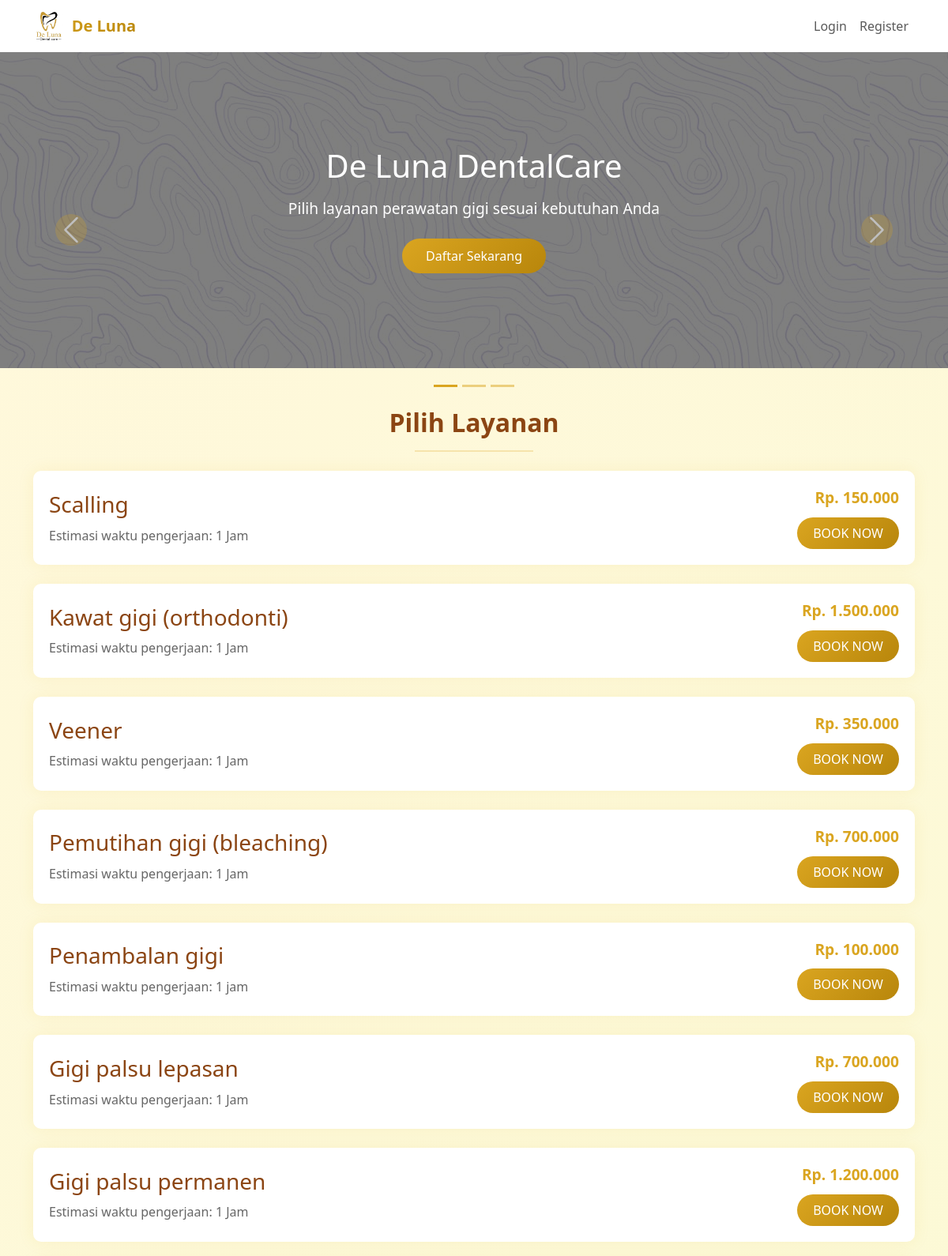
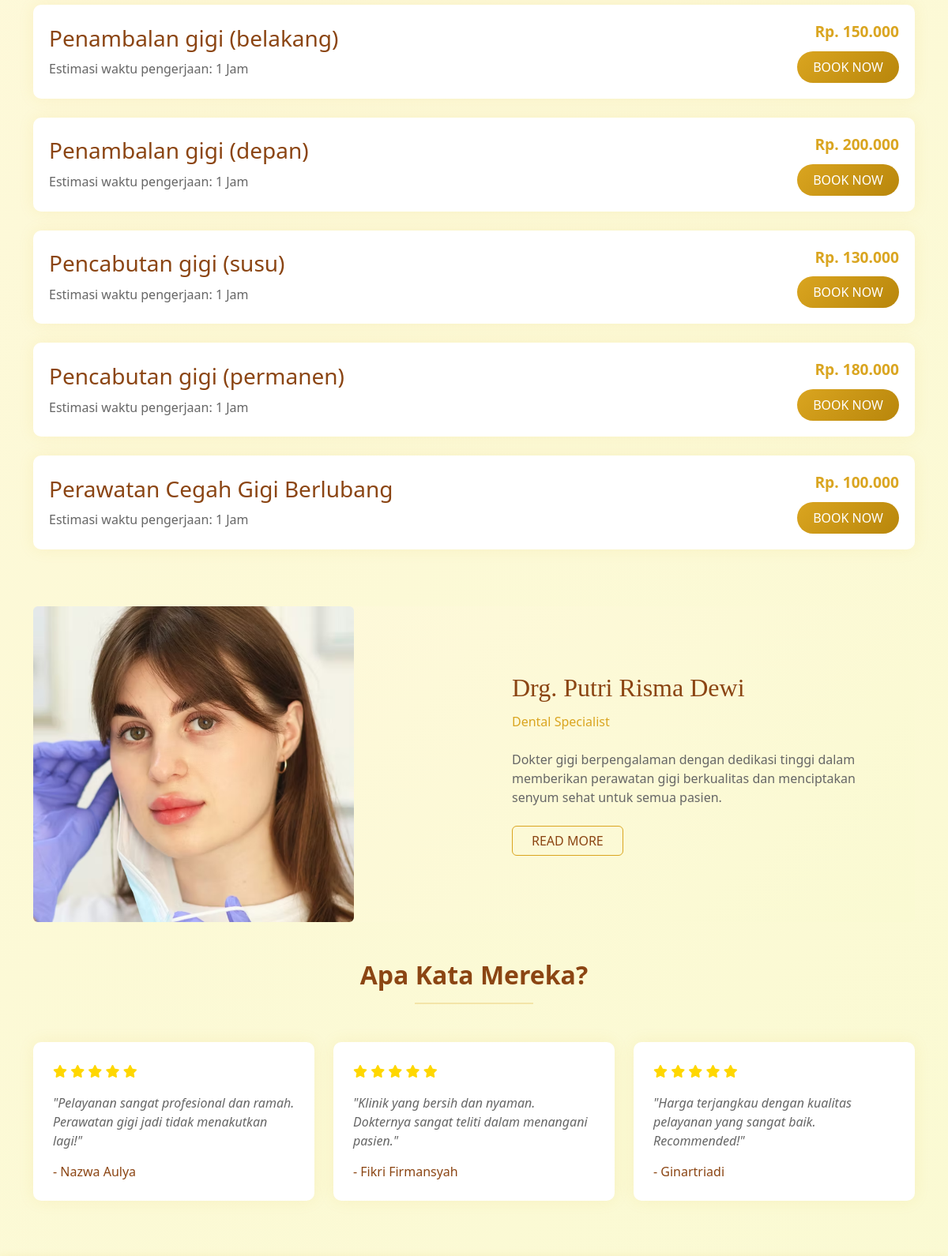
The page / (upper part) on the database its author committed (2 pictures, top to bottom).
### tables this page shows
CREATE TABLE `layanan` (
  `No` int(11) NOT NULL,
  `jenis_layanan` varchar(100) NOT NULL,
  `harga` decimal(10,2) NOT NULL,
  `waktu_pengerjaan` varchar(50) DEFAULT NULL
);

### application/controllers/Home.php (called while the page is built, shortened)
<?php
class Home extends CI_Controller {
    public function index() {
        $this->load->model('Layanan_model');
        $data['layanan'] = $this->Layanan_model->get_all_layanan();
        $this->load->view('home', $data);
    }
}

### index.php (called while the page is built, shortened)
<?php
require_once BASEPATH.'core/CodeIgniter.php';

### application/models/Layanan_model.php (called while the page is built, shortened)
<?php
class Layanan_model extends CI_Model {
    private $table = 'layanan';
    public function get_all_layanan() {
        return $this->db->get($this->table)->result();
    }
}

### application/views/home.php (the view, shortened to what this page needs)
<!DOCTYPE html>
<html>
<head>
    <link href="https://cdn.jsdelivr.net/npm/bootstrap@5.3.2/dist/css/bootstrap.min.css" rel="stylesheet">
    <link href="https://cdnjs.cloudflare.com/ajax/libs/font-awesome/6.5.1/css/all.min.css" rel="stylesheet">
</head>
<body>
    <nav class="navbar navbar-expand-lg navbar-light">
        <div class="container">
            <a class="navbar-brand d-flex align-items-center" href="#">
                <img src="<?= base_url('assets/img/deluna.jpg') ?>" alt="" style="height: 40px; width: auto; margin-right: 10px;">
                <span>De Luna</span>
            </a>
            <div class="collapse navbar-collapse" id="navbarNav">
                <ul class="navbar-nav ms-auto">
                    <li class="nav-item">
                        <a class="nav-link" href="<?= base_url('Patient_login') ?>">Login</a>
                    </li>
                    <li class="nav-item">
                        <a class="nav-link" href="<?= base_url('Patient_register') ?>">Register</a>
                    </li>
                </ul>
            </div>
        </div>
    </nav>
    <div id="bannerCarousel" class="carousel slide" data-bs-ride="carousel">
        <div class="carousel-indicators">
            <button type="button" data-bs-target="#bannerCarousel" data-bs-slide-to="0" class="active"></button>
            <button type="button" data-bs-target="#bannerCarousel" data-bs-slide-to="1"></button>
            <button type="button" data-bs-target="#bannerCarousel" data-bs-slide-to="2"></button>
        </div>
        <div class="carousel-inner">
            <div class="carousel-item active">
                <div class="banner" style="background: linear-gradient(rgba(0,0,0,0.5), rgba(0,0,0,0.5)), url('<?= base_url("assets/img/banner1.jpg") ?>');">
                    <div class="banner-content">
                        <h1 class="mb-3" style="color: white; font-size: 2.5rem;">De Luna DentalCare</h1>
                        <p class="mb-0" style="color: white; font-size: 1.2rem; margin-bottom: 20px;">Pilih layanan perawatan gigi sesuai kebutuhan Anda</p><br>
                        <a href="<?= base_url('Patient_register') ?>" class="btn btn-custom">Daftar Sekarang</a>
                    </div>
                </div>
            </div>
        </div>
        <button class="carousel-control-prev" type="button" data-bs-target="#bannerCarousel" data-bs-slide="prev">
            <span class="carousel-control-prev-icon"></span>
        </button>
        <button class="carousel-control-next" type="button" data-bs-target="#bannerCarousel" data-bs-slide="next">
            <span class="carousel-control-next-icon"></span>
        </button>
    </div>
    <div class="container mb-4">
        <h2 class="text-center" style="color: #8B4513; font-weight: bold;">Pilih Layanan</h2>
        <hr class="mx-auto" style="width: 150px; border-width: 2px; border-color: #DAA520;">
    </div>
    <div class="container">
        <div class="row">
            <?php foreach($layanan as $item): ?>
            <div class="col-md-12 mb-4">
                <div class="treatment-card">
                    <div class="row align-items-center">
                        <div class="col-md-8">
                            <h3 class="treatment-title"><?= $item->jenis_layanan ?></h3>
                            <?php if($item->waktu_pengerjaan): ?>
                            <p class="treatment-desc">Estimasi waktu pengerjaan: <?= $item->waktu_pengerjaan ?></p>
                            <?php endif; ?>
                        </div>
                        <div class="col-md-4 text-end">
                            <div class="treatment-price">Rp. <?= number_format($item->harga, 0, ',', '.') ?></div>
                            <a href="<?= base_url('Patient_login') ?>" class="btn btn-book">BOOK NOW</a>
                        </div>
                    </div>
                </div>
            </div>
            <?php endforeach; ?>
        </div>
    </div>
    <div class="container my-5">
        <div class="card border-0" style="background: linear-gradient(135deg, #FFF8DC, #FAFAD2);">
            <div class="row g-0 align-items-center">
                <div class="col-md-6">
                    <img src="<?= base_url('assets/img/doctor.PNG') ?>" class="img-fluid rounded" alt="Drg. Putri Risma Dewi" style="max-height: 400px; object-fit: cover;">
                </div>
                <div class="col-md-6">
                    <div class="card-body p-5">
                        <h2 class="card-title mb-3" style="color: #8B4513; font-family: 'Playfair Display', serif;">Drg. Putri Risma Dewi</h2>
                        <p class="card-subtitle mb-4" style="color: #DAA520; font-weight: 500;">Dental Specialist</p>
                        <p class="card-text mb-4" style="color: #666;">Dokter gigi berpengalaman dengan dedikasi tinggi dalam memberikan perawatan gigi berkualitas dan menciptakan senyum sehat untuk semua pasien.</p>
                        <button class="btn btn-outline-warning px-4" style="border-color: #DAA520; color: #8B4513;">READ MORE</button>
                    </div>
                </div>
            </div>
        </div>
    </div>
        <div class="container my-5">
            <h2 class="text-center" style="color: #8B4513; font-weight: bold;">Apa Kata Mereka?</h2>
            <hr class="mx-auto mb-5" style="width: 150px; border-width: 2px; border-color: #DAA520;">
            <div class="row">
                <div class="col-md-4 mb-4">
                    <div class="review-card">
                        <div class="review-stars mb-3">
                            <i class="fas fa-star"></i>
                            <i class="fas fa-star"></i>
                            <i class="fas fa-star"></i>
                            <i class="fas fa-star"></i>
                            <i class="fas fa-star"></i>
                        </div>
                        <p class="review-text">"Pelayanan sangat profesional dan ramah. Perawatan gigi jadi tidak menakutkan lagi!"</p>
                        <div class="review-author">- Nazwa Aulya</div>
                    </div>
                </div>
                <div class="col-md-4 mb-4">
                    <div class="review-card">
                        <div class="review-stars mb-3">
                            <i class="fas fa-star"></i>
                            <i class="fas fa-star"></i>
                            <i class="fas fa-star"></i>
                            <i class="fas fa-star"></i>
                            <i class="fas fa-star"></i>
                        </div>
                        <p class="review-text">"Klinik yang bersih dan nyaman. Dokternya sangat teliti dalam menangani pasien."</p>
                        <div class="review-author">- Fikri Firmansyah</div>
                    </div>
                </div>
                <div class="col-md-4 mb-4">
                    <div class="review-card">
                        <div class="review-stars mb-3">
                            <i class="fas fa-star"></i>
                            <i class="fas fa-star"></i>
                            <i class="fas fa-star"></i>
                            <i class="fas fa-star"></i>
                            <i class="fas fa-star"></i>
                        </div>
                        <p class="review-text">"Harga terjangkau dengan kualitas pelayanan yang sangat baik. Recommended!"</p>
                        <div class="review-author">- Ginartriadi</div>
                    </div>
                </div>
            </div>
        </div>
</body>
</html>

### application/views/home.php (style rules this page uses)
body { background: linear-gradient(135deg, #FFF8DC, #FAFAD2); min-height: 100vh; }
.navbar { background: white; box-shadow: 0 2px 10px rgba(218,165,32,0.1); }
.navbar-brand { background: linear-gradient(135deg, #DAA520, #B8860B); -webkit-background-clip: text; -webkit-text-fill-color: transparent; font-weight: bold; }
.btn-custom { background: linear-gradient(135deg, #DAA520, #B8860B); color: white; border: none; padding: 10px 30px; border-radius: 25px; }
.carousel-indicators [data-bs-target] { background-color: #DAA520; }
.carousel-control-prev-icon, .carousel-control-next-icon { background-color: rgba(218,165,32,0.5); border-radius: 50%; padding: 20px; }
.review-card { background: white; padding: 25px; border-radius: 10px; box-shadow: 0 0 20px rgba(218,165,32,0.1); height: 100%; }
.review-stars { color: #FFD700; }
.review-text { color: #666; font-style: italic; margin-bottom: 15px; }
.review-author { color: #8B4513; font-weight: 500; }

### rows shown on the page
layanan: jenis_layanan "Scalling", waktu_pengerjaan "1 Jam", harga "150.000"
layanan: jenis_layanan "Kawat gigi (orthodonti)", waktu_pengerjaan "1 Jam", harga "1.500.000"
layanan: jenis_layanan "Veener", waktu_pengerjaan "1 Jam", harga "350.000"
layanan: jenis_layanan "Pemutihan gigi (bleaching)", waktu_pengerjaan "1 Jam", harga "700.000"
layanan: jenis_layanan "Penambalan gigi", waktu_pengerjaan "1 jam", harga "100.000"
layanan: jenis_layanan "Gigi palsu lepasan", waktu_pengerjaan "1 Jam", harga "700.000"
layanan: jenis_layanan "Gigi palsu permanen", waktu_pengerjaan "1 Jam", harga "1.200.000"
layanan: jenis_layanan "Penambalan gigi (belakang)", waktu_pengerjaan "1 Jam", harga "150.000"
layanan: jenis_layanan "Penambalan gigi (depan)", waktu_pengerjaan "1 Jam", harga "200.000"
layanan: jenis_layanan "Pencabutan gigi (susu)", waktu_pengerjaan "1 Jam", harga "130.000"
layanan: jenis_layanan "Pencabutan gigi (permanen)", waktu_pengerjaan "1 Jam", harga "180.000"
layanan: jenis_layanan "Perawatan Cegah Gigi Berlubang", waktu_pengerjaan "1 Jam", harga "100.000"
